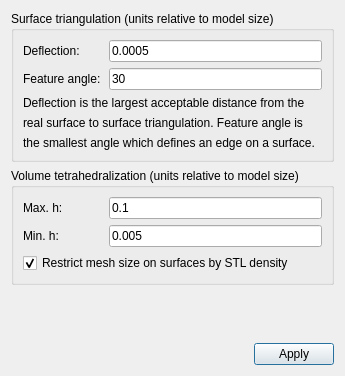
<ui version="4.0" >
 <class>cadPreferencesDialog</class>
 <widget class="QDialog" name="cadPreferencesDialog" >
  <property name="geometry" >
   <rect>
    <x>0</x>
    <y>0</y>
    <width>341</width>
    <height>376</height>
   </rect>
  </property>
  <property name="windowTitle" >
   <string>Geometry input preferences</string>
  </property>
  <layout class="QVBoxLayout" >
   <item>
    <widget class="QGroupBox" name="stlGroup" >
     <property name="title" >
      <string>Surface triangulation (units relative to model size)</string>
     </property>
     <layout class="QVBoxLayout" >
      <item>
       <layout class="QGridLayout" >
        <item row="0" column="0" >
         <widget class="QLabel" name="deflectionLabel" >
          <property name="text" >
           <string>Deflection:</string>
          </property>
         </widget>
        </item>
        <item row="0" column="1" >
         <widget class="QLineEdit" name="deflection" >
          <property name="maximumSize" >
           <size>
            <width>16777215</width>
            <height>24</height>
           </size>
          </property>
          <property name="text" >
           <string>0.0005</string>
          </property>
         </widget>
        </item>
        <item row="1" column="0" >
         <widget class="QLabel" name="featureAngleLabel" >
          <property name="minimumSize" >
           <size>
            <width>80</width>
            <height>0</height>
           </size>
          </property>
          <property name="text" >
           <string>Feature angle:</string>
          </property>
         </widget>
        </item>
        <item row="1" column="1" >
         <widget class="QLineEdit" name="featureAngle" >
          <property name="maximumSize" >
           <size>
            <width>16777215</width>
            <height>24</height>
           </size>
          </property>
          <property name="text" >
           <string>30</string>
          </property>
         </widget>
        </item>
       </layout>
      </item>
      <item>
       <widget class="QLabel" name="explanationLabel1" >
        <property name="text" >
         <string>Deflection is the largest acceptable distance from the</string>
        </property>
       </widget>
      </item>
      <item>
       <widget class="QLabel" name="explanationLabel2" >
        <property name="text" >
         <string>real surface to surface triangulation. Feature angle is</string>
        </property>
       </widget>
      </item>
      <item>
       <widget class="QLabel" name="explanationLabel3" >
        <property name="text" >
         <string>the smallest angle which defines an edge on a surface.</string>
        </property>
       </widget>
      </item>
     </layout>
    </widget>
   </item>
   <item>
    <widget class="QGroupBox" name="meshingGroup" >
     <property name="title" >
      <string>Volume tetrahedralization (units relative to model size)</string>
     </property>
     <layout class="QVBoxLayout" >
      <item>
       <layout class="QGridLayout" >
        <item row="0" column="0" >
         <widget class="QLabel" name="maxhLabel" >
          <property name="minimumSize" >
           <size>
            <width>80</width>
            <height>0</height>
           </size>
          </property>
          <property name="text" >
           <string>Max. h:</string>
          </property>
         </widget>
        </item>
        <item row="0" column="1" >
         <widget class="QLineEdit" name="maxh" >
          <property name="maximumSize" >
           <size>
            <width>16777215</width>
            <height>24</height>
           </size>
          </property>
          <property name="text" >
           <string>0.1</string>
          </property>
         </widget>
        </item>
        <item row="1" column="0" >
         <widget class="QLabel" name="minhLabel" >
          <property name="text" >
           <string>Min. h:</string>
          </property>
         </widget>
        </item>
        <item row="1" column="1" >
         <widget class="QLineEdit" name="minh" >
          <property name="maximumSize" >
           <size>
            <width>16777215</width>
            <height>24</height>
           </size>
          </property>
          <property name="text" >
           <string>0.005</string>
          </property>
         </widget>
        </item>
        <item row="2" column="0" colspan="2" >
         <widget class="QCheckBox" name="restrictBySTL" >
          <property name="text" >
           <string>Restrict mesh size on surfaces by STL density</string>
          </property>
          <property name="checked" >
           <bool>true</bool>
          </property>
         </widget>
        </item>
       </layout>
      </item>
     </layout>
    </widget>
   </item>
   <item>
    <spacer>
     <property name="orientation" >
      <enum>Qt::Vertical</enum>
     </property>
     <property name="sizeHint" >
      <size>
       <width>323</width>
       <height>16</height>
      </size>
     </property>
    </spacer>
   </item>
   <item>
    <layout class="QHBoxLayout" >
     <item>
      <spacer>
       <property name="orientation" >
        <enum>Qt::Horizontal</enum>
       </property>
       <property name="sizeHint" >
        <size>
         <width>40</width>
         <height>20</height>
        </size>
       </property>
      </spacer>
     </item>
     <item>
      <widget class="QPushButton" name="applyButton" >
       <property name="text" >
        <string>Apply</string>
       </property>
       <property name="icon" >
        <iconset resource="../ElmerGUI.qrc" >:/icons/dialog-ok-apply.png</iconset>
       </property>
      </widget>
     </item>
    </layout>
   </item>
  </layout>
 </widget>
 <resources>
  <include location="../ElmerGUI.qrc" />
 </resources>
 <connections/>
</ui>
